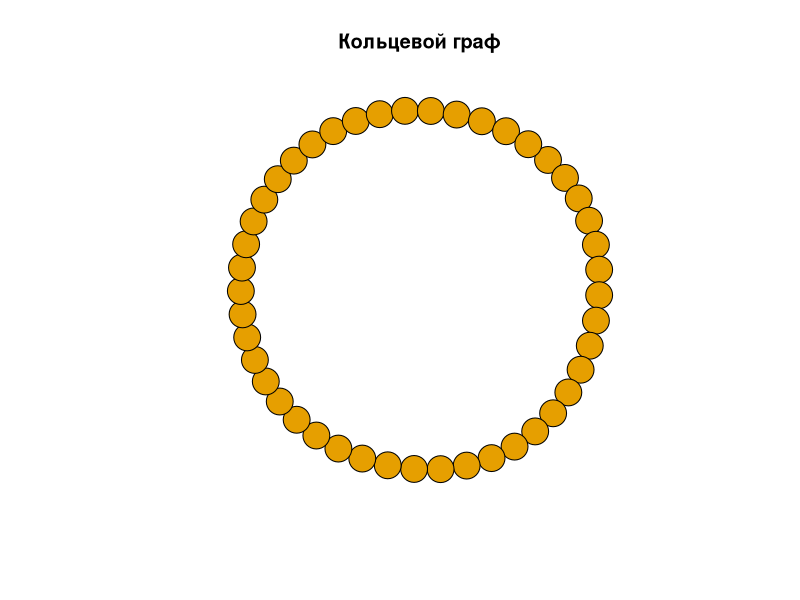
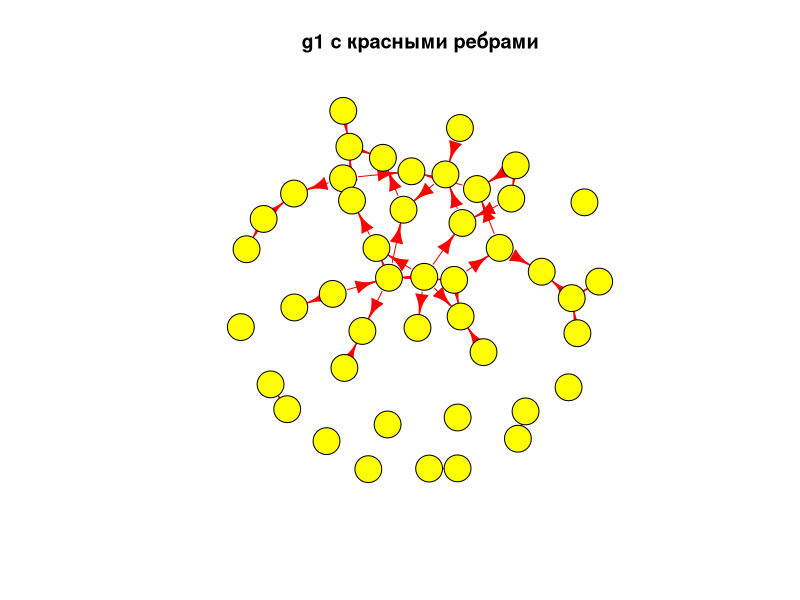
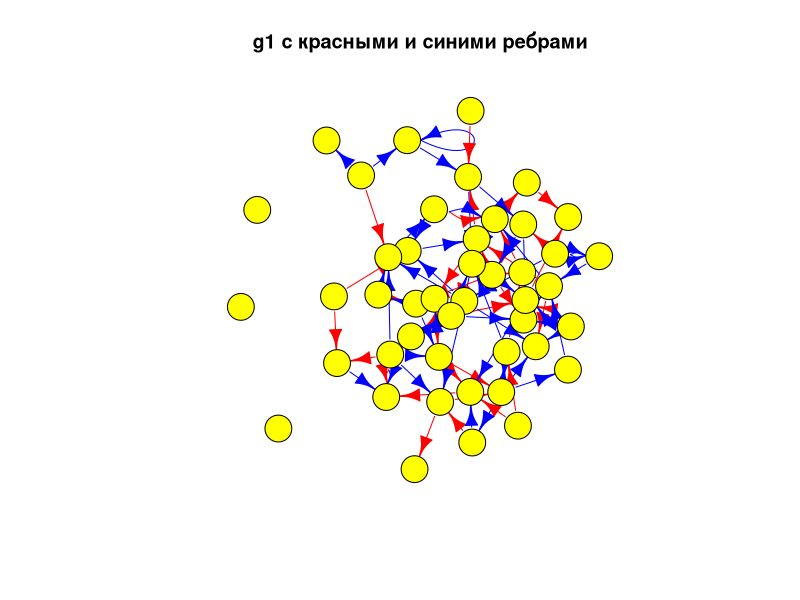
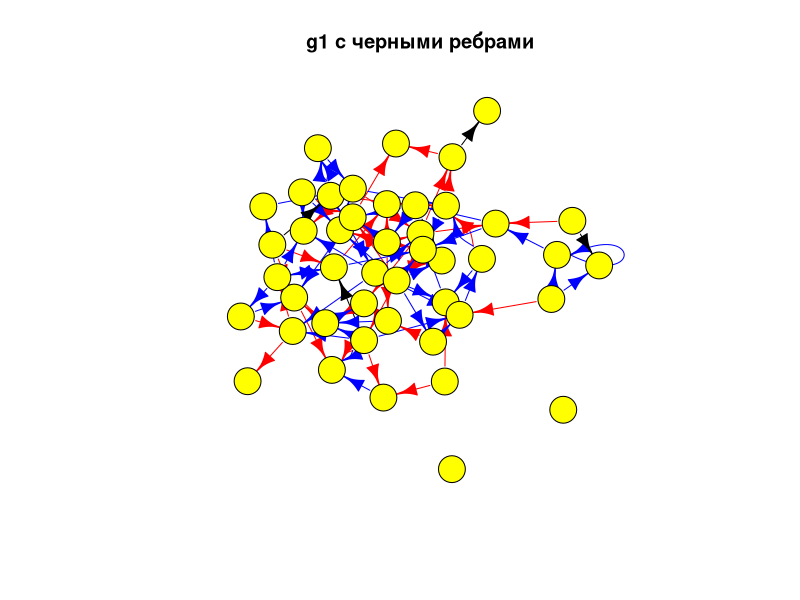
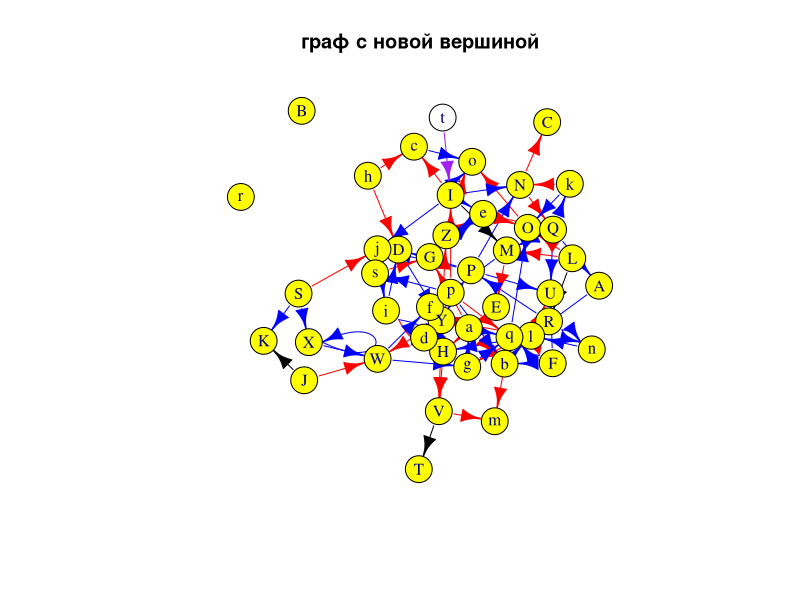
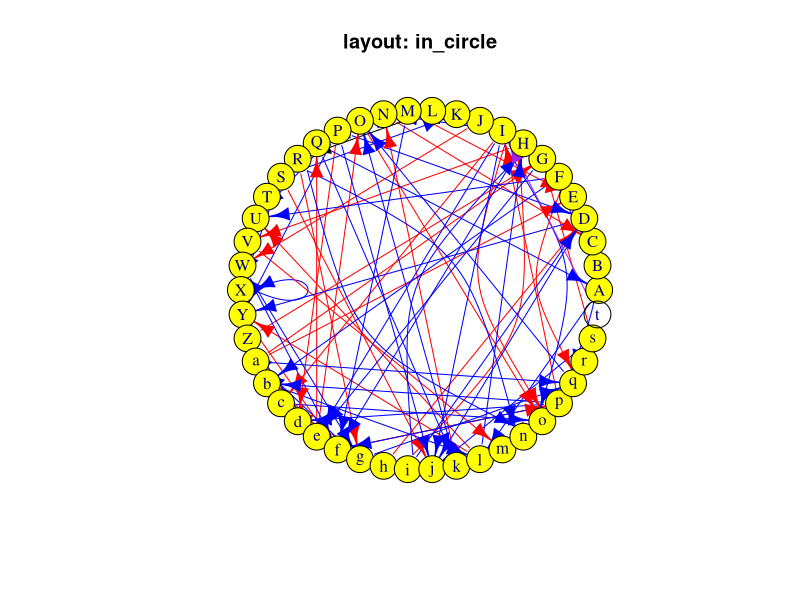
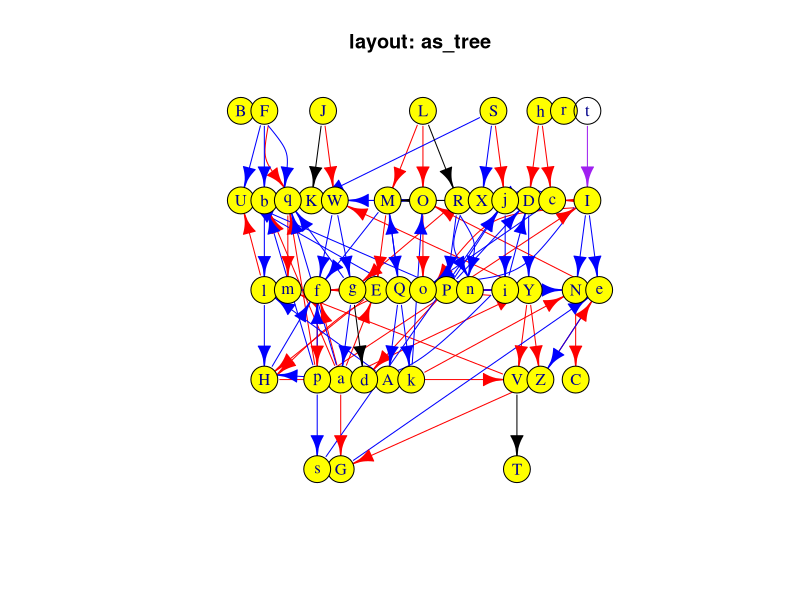
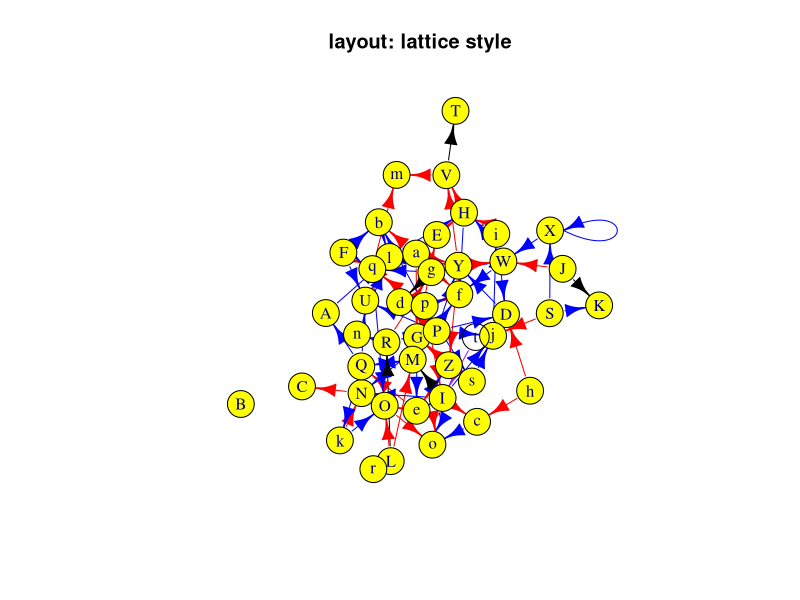

Write the R code that produced these figures, in order.
#1
library(igraph)

N <- 5

set.seed(123) 
G_size <- sample((N + 10):((N/10 + 5)^2 + 5*N), 1)
G_size

g <- graph.ring(G_size)

vcount(g)
ecount(g)

plot(g, main="Кольцевой граф", vertex.label=NA)

g[]

#2

g1 <- graph.empty() + vertices(1:G_size, color="yellow")

set.seed(123)
edges1 <- sample(V(g1), N * 8 * 2, replace=TRUE)  
g1 <- g1 + edges(edges1, color="red")

plot(g1, main="g1 с красными ребрами", edge.color=E(g1)$color, vertex.label=NA)
g1[]

edges2 <- sample(V(g1), N * 10 * 2, replace=TRUE)
g1 <- g1 + edges(edges2, color="blue")

plot(g1, main="g1 с красными и синими ребрами", edge.color=E(g1)$color, vertex.label=NA)
g1[]

#3

edges_black <- list(
  c(2*N + 23, 2*N + 20),
  c(2*N + 12, N + 15),
  c(2*N - 1, N + 8),
  c(2*N, 2*N + 1),
  c(N + 7, N + 13)
)

for (pair in edges_black) {
  if (all(pair %in% V(g1))) {
    g1 <- g1 + edge(pair[1], pair[2], color="black")
  }
}

plot(g1, main="g1 с черными ребрами", edge.color=E(g1)$color, vertex.label=NA)

neighbors(g1, N)

incident(g1, N)

are.connected(g1, N + 10, N + 12)

g1[]


#4

deg <- degree(g1)
max_deg_index <- which.max(deg)

g1 <- g1 + vertex("NEW")
g1 <- g1 + edge("NEW", max_deg_index, color="purple")

all_names <- c(LETTERS, letters)
vertex_names <- all_names[1:vcount(g1)]
V(g1)$name <- vertex_names

plot(g1, main="граф с новой вершиной", vertex.label=V(g1)$name, edge.color=E(g1)$color)

g1[]

which(deg > 2 & deg < 5)

#5

coords_circle <- layout_(g1, in_circle())
plot(g1, layout=coords_circle, main="layout: in_circle", edge.color=E(g1)$color, vertex.label=V(g1)$name)

coords_tree <- layout_(g1, as_tree())
plot(g1, layout=coords_tree, main="layout: as_tree", edge.color=E(g1)$color, vertex.label=V(g1)$name)

coords_lattice <- layout_with_lgl(g1)
plot(g1, layout=coords_lattice, main="layout: lattice style", edge.color=E(g1)$color, vertex.label=V(g1)$name)

#6

diameter(g1)

paths <- all_shortest_paths(g1, from=V(g1)[1], to=V(g1), mode="all")
paths$res

deg <- degree(g1)
plot(g1, vertex.size=deg * 3, main="граф со степенями вершин", edge.color=E(g1)$color, vertex.label=V(g1)$name)


# Задание 2 (3. ВИП гости)

conflicts <- matrix(c(
  1, 2,
  1, 3,
  4, 5
), byrow=TRUE, ncol=2)

g_vip <- graph_from_edgelist(conflicts, directed=FALSE)

is_bipartite <- bipartite.mapping(g_vip)

if (is_bipartite$res) {
  cat("YES\n")
  cat("Стол 1:", which(is_bipartite$type), "\n")
  cat("Стол 2:", which(!is_bipartite$type), "\n")
} else {
  cat("NO\n")
}
















